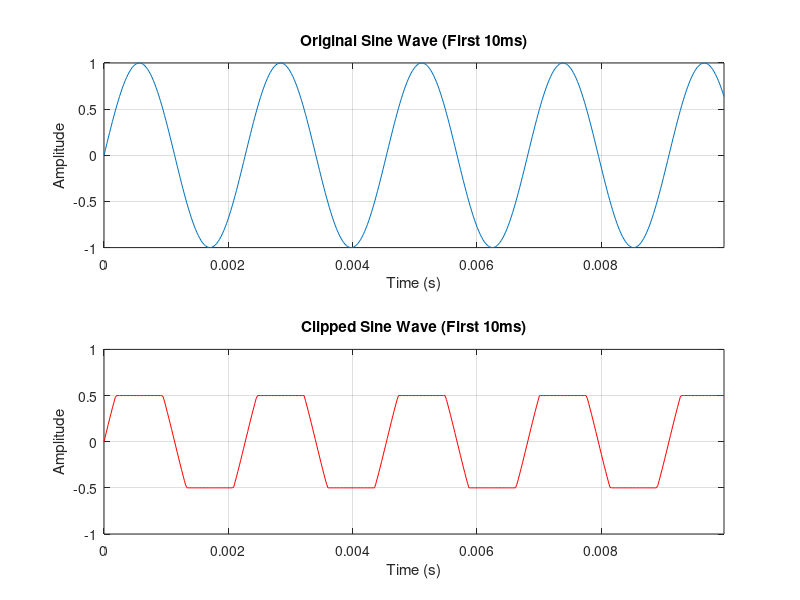

Write the MATLAB code that produced this figure.
% Define parameters
fs = 44100;   % Sampling frequency
f = 440;      % Frequency of sine wave (Hz)
duration = 2; % Duration in seconds
t = 0:1/fs:duration-1/fs; % Time vector

% Generate sine wave
x = sin(2 * pi * f * t); % Original sine wave

% Apply hard clipping (limit values to ±0.5)
y = x; % Copy original signal
y(y > 0.5) = 0.5; % Clip upper limit
y(y < -0.5) = -0.5; % Clip lower limit

% Select a small portion of the signal for plotting (first 10ms)
N = round(0.01 * fs); % First 10ms of data

% Plot original sine wave
figure;
subplot(2,1,1);
plot(t(1:N), x(1:N));
title('Original Sine Wave (First 10ms)');
xlabel('Time (s)');
ylabel('Amplitude');
grid on;
xlim([t(1) t(N)]); % Zoom into first 10ms
ylim([-1 1]); % Keep full range for reference

% Plot clipped sine wave with extended y-range for comparison
subplot(2,1,2);
plot(t(1:N), y(1:N), 'r');
title('Clipped Sine Wave (First 10ms)');
xlabel('Time (s)');
ylabel('Amplitude');
grid on;
xlim([t(1) t(N)]); % Zoom into first 10ms
ylim([-1 1]); % Extend y-axis range to show effect of clipping

% Play sound
sound(y, fs);




